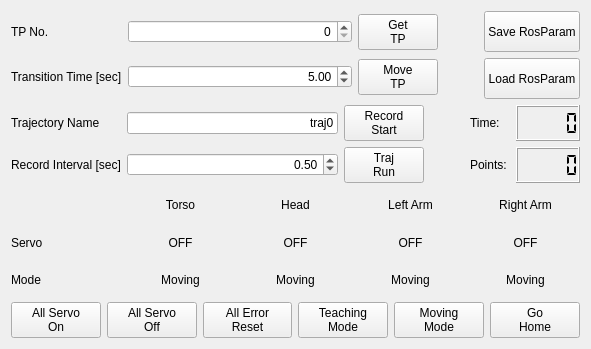
<?xml version="1.0" encoding="UTF-8"?>
<ui version="4.0">
 <class>Form</class>
 <widget class="QWidget" name="Form">
  <property name="geometry">
   <rect>
    <x>0</x>
    <y>0</y>
    <width>591</width>
    <height>349</height>
   </rect>
  </property>
  <property name="windowTitle">
   <string>torobo_whole_body_manager</string>
  </property>
  <layout class="QHBoxLayout" name="horizontalLayout_4">
   <item>
    <layout class="QVBoxLayout" name="verticalLayout_4">
     <item>
      <layout class="QVBoxLayout" name="verticalLayout_3">
       <item>
        <layout class="QVBoxLayout" name="verticalLayout_2">
         <item>
          <layout class="QHBoxLayout" name="horizontalLayout_2">
           <item>
            <layout class="QGridLayout" name="gridLayout_2">
             <item row="1" column="0">
              <widget class="QLabel" name="labelTransitionTime">
               <property name="text">
                <string>Transition Time [sec]</string>
               </property>
              </widget>
             </item>
             <item row="0" column="0">
              <widget class="QLabel" name="labelTpNumber">
               <property name="text">
                <string>TP No.</string>
               </property>
              </widget>
             </item>
             <item row="1" column="1">
              <widget class="QDoubleSpinBox" name="doubleSpinBoxTransitionTime">
               <property name="sizePolicy">
                <sizepolicy hsizetype="Expanding" vsizetype="Fixed">
                 <horstretch>0</horstretch>
                 <verstretch>0</verstretch>
                </sizepolicy>
               </property>
               <property name="alignment">
                <set>Qt::AlignRight|Qt::AlignTrailing|Qt::AlignVCenter</set>
               </property>
               <property name="minimum">
                <double>1.000000000000000</double>
               </property>
               <property name="singleStep">
                <double>0.500000000000000</double>
               </property>
               <property name="value">
                <double>5.000000000000000</double>
               </property>
              </widget>
             </item>
             <item row="1" column="2">
              <widget class="QPushButton" name="buttonMoveTp">
               <property name="text">
                <string>Move
TP</string>
               </property>
              </widget>
             </item>
             <item row="0" column="2">
              <widget class="QPushButton" name="buttonGetTp">
               <property name="text">
                <string>Get
TP</string>
               </property>
              </widget>
             </item>
             <item row="0" column="1">
              <widget class="QSpinBox" name="spinBoxTpNumber">
               <property name="sizePolicy">
                <sizepolicy hsizetype="Expanding" vsizetype="Fixed">
                 <horstretch>0</horstretch>
                 <verstretch>0</verstretch>
                </sizepolicy>
               </property>
               <property name="alignment">
                <set>Qt::AlignRight|Qt::AlignTrailing|Qt::AlignVCenter</set>
               </property>
              </widget>
             </item>
            </layout>
           </item>
           <item>
            <spacer name="horizontalSpacer">
             <property name="orientation">
              <enum>Qt::Horizontal</enum>
             </property>
             <property name="sizeType">
              <enum>QSizePolicy::Preferred</enum>
             </property>
             <property name="sizeHint" stdset="0">
              <size>
               <width>40</width>
               <height>88</height>
              </size>
             </property>
            </spacer>
           </item>
           <item>
            <layout class="QVBoxLayout" name="verticalLayout">
             <item>
              <widget class="QPushButton" name="buttonSaveRosParam">
               <property name="sizePolicy">
                <sizepolicy hsizetype="Minimum" vsizetype="Preferred">
                 <horstretch>0</horstretch>
                 <verstretch>0</verstretch>
                </sizepolicy>
               </property>
               <property name="text">
                <string>Save RosParam</string>
               </property>
              </widget>
             </item>
             <item>
              <widget class="QPushButton" name="buttonLoadRosParam">
               <property name="sizePolicy">
                <sizepolicy hsizetype="Minimum" vsizetype="Preferred">
                 <horstretch>0</horstretch>
                 <verstretch>0</verstretch>
                </sizepolicy>
               </property>
               <property name="text">
                <string>Load RosParam</string>
               </property>
              </widget>
             </item>
            </layout>
           </item>
          </layout>
         </item>
         <item>
          <layout class="QHBoxLayout" name="horizontalLayout_3">
           <item>
            <layout class="QGridLayout" name="gridLayout">
             <item row="1" column="1">
              <widget class="QDoubleSpinBox" name="doubleSpinBoxRecordInterval">
               <property name="sizePolicy">
                <sizepolicy hsizetype="Expanding" vsizetype="Fixed">
                 <horstretch>0</horstretch>
                 <verstretch>0</verstretch>
                </sizepolicy>
               </property>
               <property name="alignment">
                <set>Qt::AlignRight|Qt::AlignTrailing|Qt::AlignVCenter</set>
               </property>
               <property name="minimum">
                <double>0.100000000000000</double>
               </property>
               <property name="singleStep">
                <double>0.100000000000000</double>
               </property>
               <property name="value">
                <double>0.500000000000000</double>
               </property>
              </widget>
             </item>
             <item row="0" column="1">
              <widget class="QLineEdit" name="lineEditTrajName">
               <property name="text">
                <string>traj0</string>
               </property>
               <property name="alignment">
                <set>Qt::AlignRight|Qt::AlignTrailing|Qt::AlignVCenter</set>
               </property>
              </widget>
             </item>
             <item row="0" column="0">
              <widget class="QLabel" name="labelTrajName">
               <property name="text">
                <string>Trajectory Name</string>
               </property>
              </widget>
             </item>
             <item row="1" column="0">
              <widget class="QLabel" name="labelTrajRecordInterval">
               <property name="text">
                <string>Record Interval [sec]</string>
               </property>
              </widget>
             </item>
             <item row="1" column="2">
              <widget class="QPushButton" name="buttonTrajRun">
               <property name="enabled">
                <bool>true</bool>
               </property>
               <property name="text">
                <string>Traj
Run</string>
               </property>
              </widget>
             </item>
             <item row="0" column="2">
              <widget class="QPushButton" name="buttonTrajRecord">
               <property name="text">
                <string>Record
Start</string>
               </property>
              </widget>
             </item>
            </layout>
           </item>
           <item>
            <spacer name="horizontalSpacer_2">
             <property name="orientation">
              <enum>Qt::Horizontal</enum>
             </property>
             <property name="sizeType">
              <enum>QSizePolicy::Preferred</enum>
             </property>
             <property name="sizeHint" stdset="0">
              <size>
               <width>40</width>
               <height>20</height>
              </size>
             </property>
            </spacer>
           </item>
           <item>
            <layout class="QGridLayout" name="gridLayout_3">
             <item row="1" column="0">
              <widget class="QLabel" name="labelRecordedPoints_2">
               <property name="sizePolicy">
                <sizepolicy hsizetype="Minimum" vsizetype="Preferred">
                 <horstretch>0</horstretch>
                 <verstretch>0</verstretch>
                </sizepolicy>
               </property>
               <property name="frameShape">
                <enum>QFrame::NoFrame</enum>
               </property>
               <property name="midLineWidth">
                <number>0</number>
               </property>
               <property name="text">
                <string>Time: </string>
               </property>
              </widget>
             </item>
             <item row="1" column="1">
              <widget class="QLCDNumber" name="lcdNumberRecordTime">
               <property name="segmentStyle">
                <enum>QLCDNumber::Flat</enum>
               </property>
              </widget>
             </item>
             <item row="2" column="1">
              <widget class="QLCDNumber" name="lcdNumberRecordedPoints">
               <property name="frameShape">
                <enum>QFrame::Box</enum>
               </property>
               <property name="frameShadow">
                <enum>QFrame::Raised</enum>
               </property>
               <property name="lineWidth">
                <number>1</number>
               </property>
               <property name="smallDecimalPoint">
                <bool>false</bool>
               </property>
               <property name="segmentStyle">
                <enum>QLCDNumber::Flat</enum>
               </property>
               <property name="intValue" stdset="0">
                <number>0</number>
               </property>
              </widget>
             </item>
             <item row="2" column="0">
              <widget class="QLabel" name="labelRecordedPoints">
               <property name="sizePolicy">
                <sizepolicy hsizetype="Minimum" vsizetype="Preferred">
                 <horstretch>0</horstretch>
                 <verstretch>0</verstretch>
                </sizepolicy>
               </property>
               <property name="text">
                <string>Points: </string>
               </property>
              </widget>
             </item>
            </layout>
           </item>
          </layout>
         </item>
        </layout>
       </item>
       <item>
        <layout class="QGridLayout" name="gridLayout_4">
         <item row="0" column="3">
          <widget class="QLabel" name="label">
           <property name="text">
            <string>Left Arm</string>
           </property>
           <property name="alignment">
            <set>Qt::AlignCenter</set>
           </property>
          </widget>
         </item>
         <item row="1" column="0">
          <widget class="QLabel" name="label_4">
           <property name="text">
            <string>Servo</string>
           </property>
          </widget>
         </item>
         <item row="2" column="0">
          <widget class="QLabel" name="label_5">
           <property name="text">
            <string>Mode</string>
           </property>
          </widget>
         </item>
         <item row="0" column="1">
          <widget class="QLabel" name="label_3">
           <property name="text">
            <string>Torso</string>
           </property>
           <property name="alignment">
            <set>Qt::AlignCenter</set>
           </property>
          </widget>
         </item>
         <item row="1" column="1">
          <widget class="QLabel" name="labelTorsoServoState">
           <property name="text">
            <string>OFF</string>
           </property>
           <property name="alignment">
            <set>Qt::AlignCenter</set>
           </property>
          </widget>
         </item>
         <item row="2" column="1">
          <widget class="QLabel" name="labelTorsoMode">
           <property name="text">
            <string>Moving</string>
           </property>
           <property name="alignment">
            <set>Qt::AlignCenter</set>
           </property>
          </widget>
         </item>
         <item row="1" column="3">
          <widget class="QLabel" name="labelLArmServoState">
           <property name="text">
            <string>OFF</string>
           </property>
           <property name="alignment">
            <set>Qt::AlignCenter</set>
           </property>
          </widget>
         </item>
         <item row="0" column="4">
          <widget class="QLabel" name="label_2">
           <property name="text">
            <string>Right Arm</string>
           </property>
           <property name="alignment">
            <set>Qt::AlignCenter</set>
           </property>
          </widget>
         </item>
         <item row="1" column="4">
          <widget class="QLabel" name="labelRArmServoState">
           <property name="text">
            <string>OFF</string>
           </property>
           <property name="alignment">
            <set>Qt::AlignCenter</set>
           </property>
          </widget>
         </item>
         <item row="2" column="3">
          <widget class="QLabel" name="labelLArmMode">
           <property name="text">
            <string>Moving</string>
           </property>
           <property name="alignment">
            <set>Qt::AlignCenter</set>
           </property>
          </widget>
         </item>
         <item row="0" column="2">
          <widget class="QLabel" name="label_6">
           <property name="text">
            <string>Head</string>
           </property>
           <property name="alignment">
            <set>Qt::AlignCenter</set>
           </property>
          </widget>
         </item>
         <item row="2" column="4">
          <widget class="QLabel" name="labelRArmMode">
           <property name="text">
            <string>Moving</string>
           </property>
           <property name="alignment">
            <set>Qt::AlignCenter</set>
           </property>
          </widget>
         </item>
         <item row="1" column="2">
          <widget class="QLabel" name="labelHeadServoState">
           <property name="text">
            <string>OFF</string>
           </property>
           <property name="alignment">
            <set>Qt::AlignCenter</set>
           </property>
          </widget>
         </item>
         <item row="2" column="2">
          <widget class="QLabel" name="labelHeadMode">
           <property name="text">
            <string>Moving</string>
           </property>
           <property name="alignment">
            <set>Qt::AlignCenter</set>
           </property>
          </widget>
         </item>
        </layout>
       </item>
      </layout>
     </item>
     <item>
      <layout class="QHBoxLayout" name="horizontalLayout">
       <item>
        <widget class="QPushButton" name="buttonAllServoOn">
         <property name="text">
          <string>All Servo
On</string>
         </property>
        </widget>
       </item>
       <item>
        <widget class="QPushButton" name="buttonAllServoOff">
         <property name="text">
          <string>All Servo
Off</string>
         </property>
        </widget>
       </item>
       <item>
        <widget class="QPushButton" name="buttonAllErrorReset">
         <property name="text">
          <string>All Error
Reset</string>
         </property>
        </widget>
       </item>
       <item>
        <widget class="QPushButton" name="buttonTeachingMode">
         <property name="text">
          <string>Teaching
Mode</string>
         </property>
        </widget>
       </item>
       <item>
        <widget class="QPushButton" name="buttonMovingMode">
         <property name="text">
          <string>Moving
Mode</string>
         </property>
        </widget>
       </item>
       <item>
        <widget class="QPushButton" name="buttonGoHome">
         <property name="text">
          <string>Go
Home</string>
         </property>
        </widget>
       </item>
      </layout>
     </item>
    </layout>
   </item>
  </layout>
 </widget>
 <resources/>
 <connections/>
</ui>
